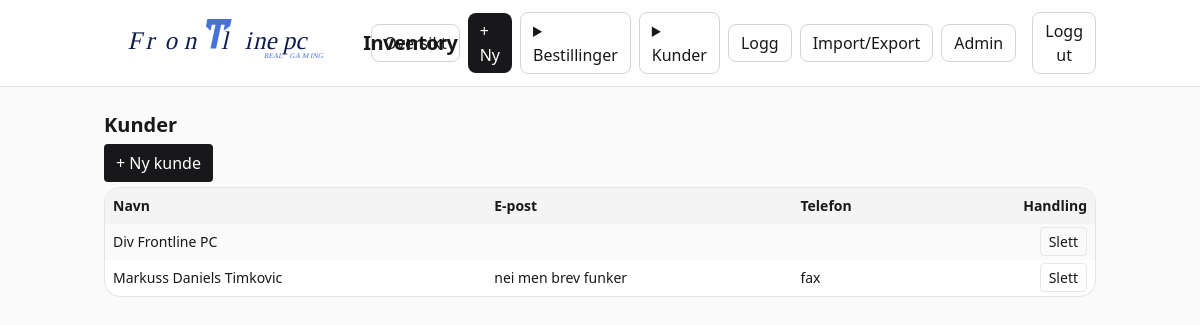
The page /customers (signed in) on the database its author committed.
### frontline_inventory_web/app/models.py (models this page shows)
class Customer(Base):
    __tablename__ = "customers"
    id: Mapped[int] = mapped_column(Integer, primary_key=True)
    name: Mapped[str] = mapped_column(String(200), nullable=False)
    email: Mapped[str] = mapped_column(String(200), default="")
    phone: Mapped[str] = mapped_column(String(50), default="")
    notes: Mapped[str] = mapped_column(String(500), default="")
    created_at: Mapped[datetime] = mapped_column(DateTime, default=datetime.utcnow)

### frontline_inventory_web/app/main.py (the view)
@app.get("/customers")
def customers_list(request: Request, db: Session = Depends(get_db), current_user=Depends(require_user)):
    rows = db.execute(select(Customer).order_by(Customer.name)).scalars().all()
    return templates.TemplateResponse("customers.html", {"request": request, "user": current_user, "rows": rows})

### frontline_inventory_web/app/templates/customers.html (shortened to what this page needs)
{% extends "base.html" %}
{% block content %}
<h1 class="text-xl font-semibold mb-3">Kunder</h1>
<div class="mb-3"><a class="px-3 py-2 rounded bg-zinc-900 text-white" href="/customers/new">+ Ny kunde</a></div>
<div class="rounded-2xl border border-zinc-200 bg-white overflow-hidden">
  <table class="w-full text-sm">
    <thead class="bg-zinc-100">
      <tr>
        <th class="p-2 text-left">Navn</th>
        <th class="p-2 text-left">E-post</th>
        <th class="p-2 text-left">Telefon</th>
        <th class="p-2 text-right">Handling</th>
      </tr>
    </thead>
    <tbody>
      {% for c in rows %}
      <tr class="odd:bg-zinc-50">
        <td class="p-2">{{ c.name }}</td>
        <td class="p-2">{{ c.email }}</td>
        <td class="p-2">{{ c.phone }}</td>
        <td class="p-2 text-right">
          <a href="/customers/{{ c.id }}/delete" class="px-2 py-1 rounded border">Slett</a>
        </td>
      </tr>
      {% endfor %}
    </tbody>
  </table>
</div>
{% endblock %}

### rows shown on the page
Customer: name "Div Frontline PC"
Customer: name "Markuss Daniels Timkovic", email "nei men brev funker", phone "fax"
